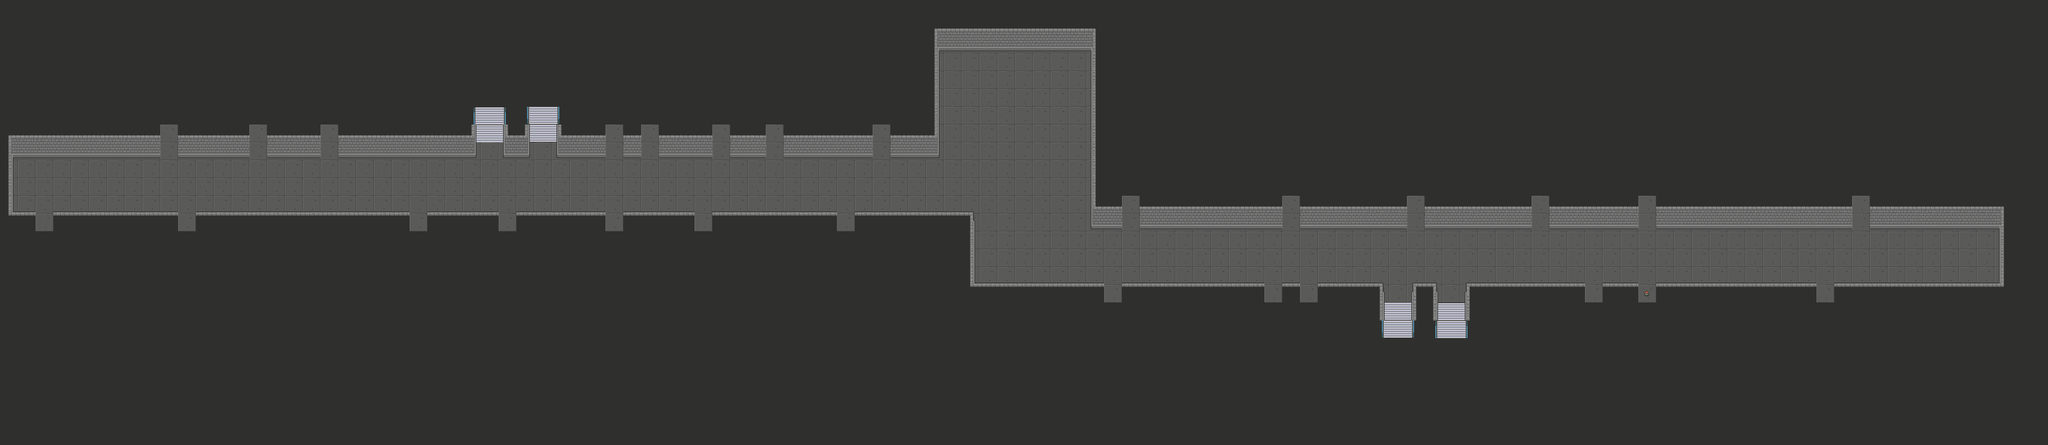

The image is a tile-based game level rendered from a .tmx file. Its description and source (layers, tilesets, objects; grid data summarised) follow:
An orthogonal 115x25 tile map with 32x32 px tiles, 3 tile layers (floor, stairs, wall), 2 tilesets and 5 objects (2x up, 2x down).

<map version="1.8" tiledversion="1.8.5" orientation="orthogonal" renderorder="right-down" width="115" height="25" tilewidth="32" tileheight="32" infinite="0" nextlayerid="7" nextobjectid="6">
 <tileset firstgid="1" source="assets/Dungeon_v2.tsx" />
 <tileset firstgid="229" source="assets/pokemon_v2.tsx" />
 <layer id="1" name="floor" width="115" height="25">
  <data>[2875 cells, 2875 non-empty, 2 distinct tile ids]</data>
 </layer>
 <layer id="3" name="stairs" width="115" height="25">
  <data>[2875 cells, 37 non-empty, 6 distinct tile ids]</data>
 </layer>
 <layer id="4" name="wall" width="115" height="25">
  <data>[2875 cells, 621 non-empty, 30 distinct tile ids]</data>
 </layer>
 <objectgroup id="5" name="door">
  <object id="1" name="up" x="878.5" y="210.5">
   <properties>
    <property name="nextDirection" value="DOWN" />
    <property name="nextMap" value="23N3" />
    <property name="nextX" type="int" value="30" />
    <property name="nextY" type="int" value="16" />
   </properties>
  </object>
  <object id="2" name="down" x="976" y="208.5">
   <properties>
    <property name="nextDirection" value="DOWN" />
    <property name="nextMap" value="23N1" />
    <property name="nextX" type="int" value="27" />
    <property name="nextY" type="int" value="16" />
   </properties>
  </object>
  <object id="3" name="down" x="2511" y="592.5">
   <properties>
    <property name="nextDirection" value="UP" />
    <property name="nextMap" value="23N1" />
    <property name="nextX" type="int" value="81" />
    <property name="nextY" type="int" value="8" />
   </properties>
  </object>
  <object id="4" name="up" x="2607" y="592">
   <properties>
    <property name="nextDirection" value="UP" />
    <property name="nextMap" value="23N3" />
    <property name="nextX" type="int" value="78" />
    <property name="nextY" type="int" value="8" />
   </properties>
  </object>
  <object id="5" x="2961.33" y="527.667">
   <properties>
    <property name="nextDirection" value="DOWN" />
    <property name="nextMap" value="23N215" />
    <property name="nextX" type="int" value="2" />
    <property name="nextY" type="int" value="8" />
   </properties>
  </object>
 </objectgroup>
</map>
